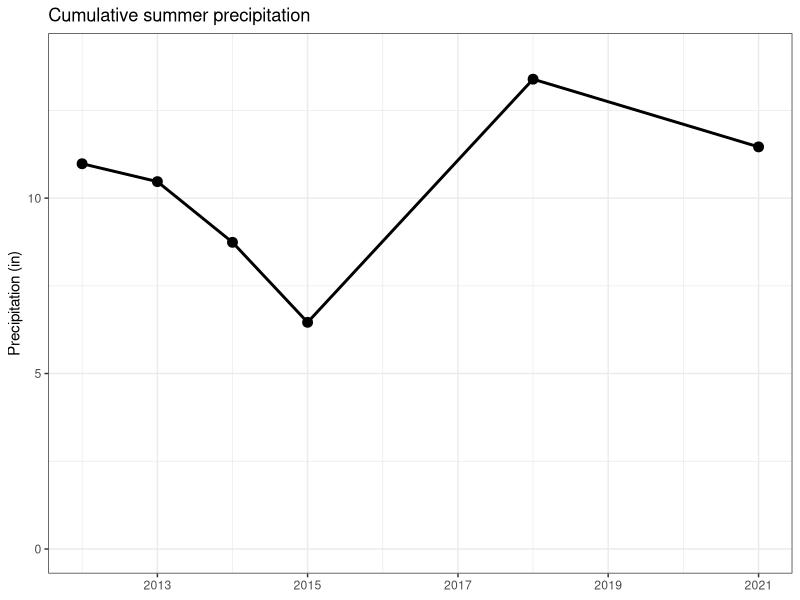
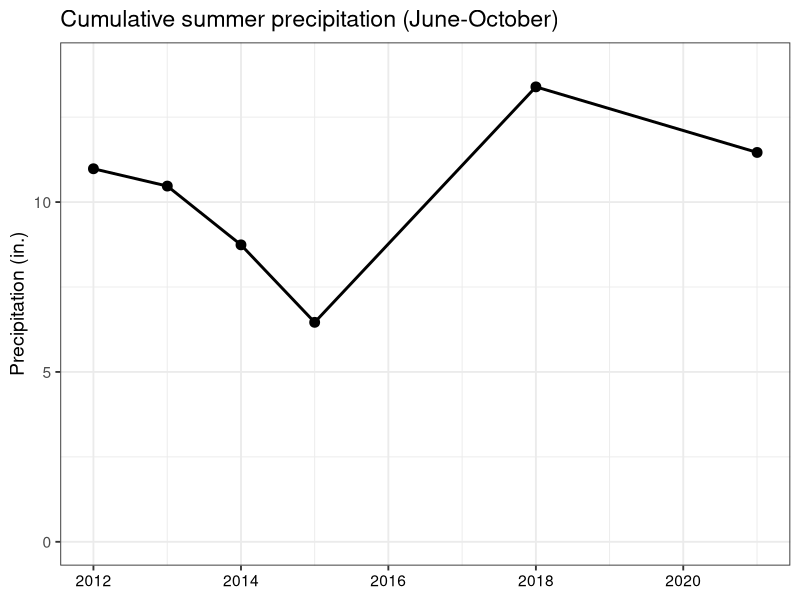

Source code (R) for these figures, in order:
# Purpose: Graph precipitation data from Pima County ALERT system, sensor #6380,
#   sourced from https://webcms.pima.gov/government/flood_control/services/precipitation_and_streamflow_data/.
# Created: 2023-02-02
# Last updated: 2023-07-14

library(tidyverse)
library(plotrix)

# Load data ---------------------------------------------------------------

precip <- read.table("data/PimaCounty_precip/PimaCounty_precip_2012-2021.txt",
                     sep = "\t", header = TRUE)


# Data wrangling ----------------------------------------------------------

precip$year.xaxis <- as.Date(precip$year.xaxis)

precip.sample <- precip |> 
  filter(!str_detect(year.xaxis, c("2020|2016|2017|2019")))


# Graph -------------------------------------------------------------------

# Every year
tiff("figures/2023-07_draft-figures/Precipitation-line-graph.tiff", width = 6, height = 4, units = "in", res = 150)
ggplot(precip, aes(x = year.xaxis, y = Precip_cum)) +
  geom_line(linewidth = 1) +
  geom_point(size = 3) +
  xlab(NULL) +
  ylab("Precipitation (in.)") +
  ggtitle("Cumulative summer precipitation (June-October)") +
  theme_bw(base_size = 14) +
  scale_y_continuous(limits = c(0, 14)) +
  theme(axis.text.x = element_text(color = "black"))
dev.off()

# Sampled years only
ggplot(precip.sample, aes(x = year.xaxis, y = Precip_cum)) +
  geom_line(linewidth = 1) +
  geom_point(size = 3) +
  scale_x_date(date_breaks = "2 years", date_labels = "%Y") +
  xlab(NULL) +
  ylab("Precipitation (in)") +
  ggtitle("Cumulative summer precipitation") +
  theme_bw() +
  scale_y_continuous(limits = c(0, 14))
